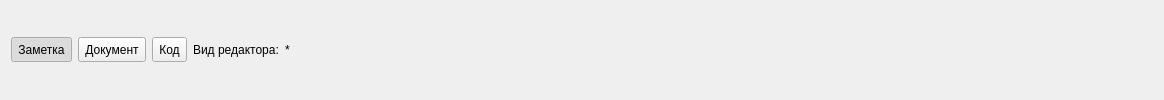
      <widget class="QWidget" name="tabvieweditor">
       <attribute name="title">
        <string>Вид редактора</string>
       </attribute>
       <layout class="QHBoxLayout" name="horizontalLayout_10">
        <item>
         <layout class="QHBoxLayout" name="horizontalLayout_11">
          <property name="leftMargin">
           <number>0</number>
          </property>
          <item>
           <widget class="QToolButton" name="viewnotice">
            <property name="minimumSize">
             <size>
              <width>25</width>
              <height>25</height>
             </size>
            </property>
            <property name="toolTip">
             <string>&lt;html&gt;&lt;head/&gt;&lt;body&gt;&lt;p&gt;Заметка&lt;/p&gt;&lt;/body&gt;&lt;/html&gt;</string>
            </property>
            <property name="text">
             <string>Заметка</string>
            </property>
            <property name="icon">
             <iconset resource="icons.qrc">
              <normaloff>:/vieweditor/icons/vieweditor/noticeview.png</normaloff>:/vieweditor/icons/vieweditor/noticeview.png</iconset>
            </property>
            <property name="checkable">
             <bool>true</bool>
            </property>
            <property name="checked">
             <bool>true</bool>
            </property>
            <property name="autoExclusive">
             <bool>true</bool>
            </property>
           </widget>
          </item>
          <item>
           <widget class="QToolButton" name="viewdocument">
            <property name="minimumSize">
             <size>
              <width>25</width>
              <height>25</height>
             </size>
            </property>
            <property name="toolTip">
             <string>&lt;html&gt;&lt;head/&gt;&lt;body&gt;&lt;p&gt;Документ&lt;/p&gt;&lt;/body&gt;&lt;/html&gt;</string>
            </property>
            <property name="text">
             <string>Документ</string>
            </property>
            <property name="icon">
             <iconset resource="icons.qrc">
              <normaloff>:/vieweditor/icons/vieweditor/documentview.png</normaloff>:/vieweditor/icons/vieweditor/documentview.png</iconset>
            </property>
            <property name="checkable">
             <bool>true</bool>
            </property>
            <property name="autoExclusive">
             <bool>true</bool>
            </property>
           </widget>
          </item>
          <item>
           <widget class="QToolButton" name="viewcode">
            <property name="minimumSize">
             <size>
              <width>25</width>
              <height>25</height>
             </size>
            </property>
            <property name="toolTip">
             <string>&lt;html&gt;&lt;head/&gt;&lt;body&gt;&lt;p&gt;Код&lt;/p&gt;&lt;/body&gt;&lt;/html&gt;</string>
            </property>
            <property name="text">
             <string>Код</string>
            </property>
            <property name="icon">
             <iconset resource="icons.qrc">
              <normaloff>:/vieweditor/icons/vieweditor/codeview.png</normaloff>:/vieweditor/icons/vieweditor/codeview.png</iconset>
            </property>
            <property name="checkable">
             <bool>true</bool>
            </property>
            <property name="autoExclusive">
             <bool>true</bool>
            </property>
           </widget>
          </item>
         </layout>
        </item>
        <item>
         <widget class="QLabel" name="labvieweditor1">
          <property name="sizePolicy">
           <sizepolicy hsizetype="Preferred" vsizetype="Preferred">
            <horstretch>0</horstretch>
            <verstretch>0</verstretch>
           </sizepolicy>
          </property>
          <property name="minimumSize">
           <size>
            <width>0</width>
            <height>25</height>
           </size>
          </property>
          <property name="text">
           <string>Вид редактора:</string>
          </property>
         </widget>
        </item>
        <item>
         <widget class="QLabel" name="labvieweditor2">
          <property name="minimumSize">
           <size>
            <width>0</width>
            <height>25</height>
           </size>
          </property>
          <property name="text">
           <string>&lt;html&gt;&lt;head/&gt;&lt;body&gt;&lt;p&gt;*&lt;/p&gt;&lt;/body&gt;&lt;/html&gt;</string>
          </property>
         </widget>
        </item>
        <item>
         <spacer name="spacevieweditor">
          <property name="orientation">
           <enum>Qt::Horizontal</enum>
          </property>
          <property name="sizeHint" stdset="0">
           <size>
            <width>863</width>
            <height>20</height>
           </size>
          </property>
         </spacer>
        </item>
       </layout>
      </widget>
